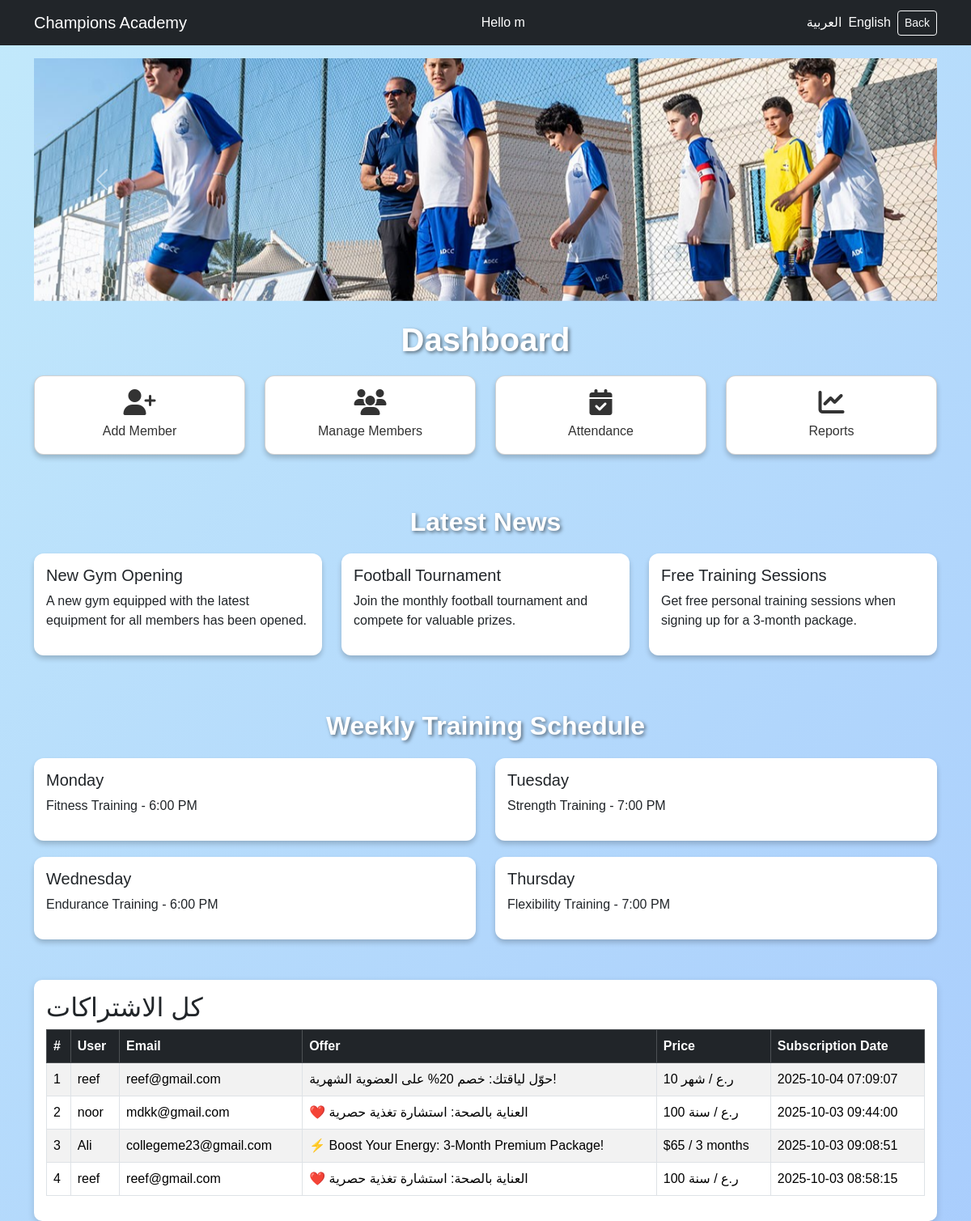
The app's page /homepage.php?lang=en (signed in) with its own data.
### tables this page shows
CREATE TABLE `subscriptions` (
  `id` int(11) NOT NULL,
  `user_id` int(11) NOT NULL,
  `offer_id` int(11) NOT NULL,
  `offer_title` varchar(255) NOT NULL,
  `price` varchar(50) DEFAULT NULL,
  `subscription_date` timestamp NOT NULL DEFAULT current_timestamp()
);

CREATE TABLE `users` (
  `id` int(11) NOT NULL,
  `FirstName` varchar(50) NOT NULL,
  `lastName` varchar(50) NOT NULL,
  `username` varchar(50) NOT NULL,
  `email` varchar(50) NOT NULL,
  `password` varchar(255) NOT NULL,
  `role` varchar(20) NOT NULL DEFAULT 'user',
  `activity` varchar(50) NOT NULL DEFAULT 'كرة القدم'
);

### public/homepage.php (the view, shortened to what this page needs)
<?php
include("../config/connect.php");
$lang = $_SESSION['lang'];
$dir = $lang === 'ar' ? 'rtl' : 'ltr';
$subscriptions = [];
if ($_SESSION['role'] === 'admin') {
    $stmt = $conn->prepare("SELECT u.firstName, u.email, s.offer_title, s.price, s.subscription_date FROM subscriptions s JOIN users u ON s.user_id=u.id ORDER BY subscription_date DESC");
    $stmt->execute();
    $result = $stmt->get_result();
    while ($row = $result->fetch_assoc()) $subscriptions[] = $row;
}
?>
<!DOCTYPE html>
<html lang="<?= $lang ?>" dir="<?= $dir ?>">
<head>
<link href="https://cdn.jsdelivr.net/npm/bootstrap@5.3.2/dist/css/bootstrap.min.css" rel="stylesheet">
<link rel="stylesheet" href="https://cdnjs.cloudflare.com/ajax/libs/font-awesome/6.5.1/css/all.min.css">
</head>
<body>
<nav class="navbar navbar-expand-lg navbar-dark bg-dark">
  <div class="container d-flex justify-content-between align-items-center">
    <a class="navbar-brand" href="../public/homepage.php"><?= $texts[$lang]['brand'] ?></a>
    <span class="text-white mx-auto"><?= $texts[$lang]['hello'] ?> <?= $_SESSION['firstName']; ?></span>
    <div class="d-flex align-items-center gap-2">
      <a class="nav-link text-white" href="?lang=ar">العربية</a>
      <a class="nav-link text-white" href="?lang=en">English</a>
      <a href="../public/index.php" class="btn btn-outline-light btn-sm"><?= $texts[$lang]['logout'] ?></a>
    </div>
  </div>
</nav>
<div class="container mt-3">
  <div id="mainCarousel" class="carousel slide mb-4" data-bs-ride="carousel">
    <div class="carousel-inner">
      <div class="carousel-item active"><img src="../image/adcc-football-academy10.jpg" class="d-block w-100" alt="Image 1"></div>
    </div>
    <button class="carousel-control-prev" type="button" data-bs-target="#mainCarousel" data-bs-slide="prev">
      <span class="carousel-control-prev-icon" aria-hidden="true"></span>
    </button>
    <button class="carousel-control-next" type="button" data-bs-target="#mainCarousel" data-bs-slide="next">
      <span class="carousel-control-next-icon" aria-hidden="true"></span>
    </button>
  </div>
  <h1 class="section-title"><?= $texts[$lang]['welcome'] ?></h1>
  <div class="row justify-content-center mb-5">
    <?php if ($_SESSION['role'] == 'admin') { ?>
        <div class="col-md-3 mb-3"><div class="card text-center p-3"><a href="../members/add_member.php"><i class="fas fa-user-plus fa-2x mb-2"></i><br><?= $texts[$lang]['addMember'] ?></a></div></div>
        <div class="col-md-3 mb-3"><div class="card text-center p-3"><a href="view_members.php"><i class="fas fa-users fa-2x mb-2"></i><br><?= $texts[$lang]['manageMembers'] ?></a></div></div>
        <div class="col-md-3 mb-3"><div class="card text-center p-3"><a href="../attendance/attendance.php"><i class="fas fa-calendar-check fa-2x mb-2"></i><br><?= $texts[$lang]['attendance'] ?></a></div></div>
        <div class="col-md-3 mb-3"><div class="card text-center p-3"><a href="../reports/reports.php"><i class="fas fa-chart-line fa-2x mb-2"></i><br><?= $texts[$lang]['reports'] ?></a></div></div>
    <?php } else { ?>
        <div class="col-md-3 mb-3"><div class="card text-center p-3"><a href="../payments/offers.php"><i class="fas fa-gift fa-2x mb-2"></i><br><?= $texts[$lang]['offers'] ?></a></div></div>
    <?php } ?>
  </div>
  <h2 class="section-title"><?= $texts[$lang]['latestNews'] ?></h2>
  <div class="row">
    <div class="col-md-4"><div class="news-card"><h5><?= $texts[$lang]['news1_title'] ?></h5><p><?= $texts[$lang]['news1_desc'] ?></p></div></div>
    <div class="col-md-4"><div class="news-card"><h5><?= $texts[$lang]['news2_title'] ?></h5><p><?= $texts[$lang]['news2_desc'] ?></p></div></div>
    <div class="col-md-4"><div class="news-card"><h5><?= $texts[$lang]['news3_title'] ?></h5><p><?= $texts[$lang]['news3_desc'] ?></p></div></div>
  </div>
  <h2 class="section-title mt-5"><?= $texts[$lang]['weeklySchedule'] ?></h2>
  <div class="row">
    <div class="col-md-6"><div class="schedule-card"><h5><?= $texts[$lang]['day1'] ?></h5><p><?= $texts[$lang]['day1_schedule'] ?></p></div></div>
    <div class="col-md-6"><div class="schedule-card"><h5><?= $texts[$lang]['day2'] ?></h5><p><?= $texts[$lang]['day2_schedule'] ?></p></div></div>
    <div class="col-md-6"><div class="schedule-card"><h5><?= $texts[$lang]['day3'] ?></h5><p><?= $texts[$lang]['day3_schedule'] ?></p></div></div>
    <div class="col-md-6"><div class="schedule-card"><h5><?= $texts[$lang]['day4'] ?></h5><p><?= $texts[$lang]['day4_schedule'] ?></p></div></div>
  </div>
  <?php if ($_SESSION['role']==='admin'): ?>
    <div class="table-container">
      <h2>كل الاشتراكات</h2>
      <table class="table table-bordered table-striped">
        <thead class="table-dark">
          <tr>
            <th><?= $texts[$lang]['table_number'] ?></th>
            <th><?= $texts[$lang]['table_user'] ?></th>
            <th><?= $texts[$lang]['table_email'] ?></th>
            <th><?= $texts[$lang]['table_offer'] ?></th>
            <th><?= $texts[$lang]['table_price'] ?></th>
            <th><?= $texts[$lang]['table_date'] ?></th>
          </tr>
        </thead>
        <tbody>
          <?php $i=1; foreach($subscriptions as $sub): ?>
          <tr>
            <td><?= $i++ ?></td>
            <td><?= $sub['firstName'] ?></td>
            <td><?= $sub['email'] ?></td>
            <td><?= $sub['offer_title'] ?></td>
            <td><?= $sub['price'] ?></td>
            <td><?= $sub['subscription_date'] ?></td>
          </tr>
          <?php endforeach; ?>
        </tbody>
      </table>
    </div>
  <?php endif; ?>
</div>
</body>
</html>

### public/homepage.php (style rules this page uses)
body { margin: 0; font-family: "Poppins", sans-serif; background: linear-gradient(-45deg, #ff9a9e, #fad0c4, #a1c4fd, #c2e9fb); background-size: 400% 400%; animation: gradientBG 15s ease infinite; }
.card { border-radius: 12px; box-shadow: 0 4px 6px rgba(0,0,0,0.2); transition: transform 0.3s; }
.card a { text-decoration: none; color: #333; }
.section-title { color: #fff; font-weight: bold; margin-bottom: 20px; text-align: center; text-shadow: 2px 2px 4px rgba(0,0,0,0.5); }
.news-card, .schedule-card { border-radius: 12px; padding: 15px; background: #fff; margin-bottom: 20px; box-shadow: 0 4px 6px rgba(0,0,0,0.2); transition: transform 0.3s; }
.navbar-brand, .nav-link { color: #fff !important; white-space: nowrap; }
.table-container { background:#fff; padding:15px; border-radius:10px; box-shadow:0 3px 8px rgba(0,0,0,0.15); margin-top:30px; }
.carousel-item img { max-height:300px; object-fit:cover; }

### records on screen
subscriptions: user.FirstName "reef", user.email "reef@gmail.com", offer_title "حوّل لياقتك: خصم 20% على العضوية الشهرية!", price "10 ر.ع / شهر", subscription_date "2025-10-04 07:09:07"
subscriptions: user.FirstName "noor", user.email "mdkk@gmail.com", offer_title "❤️ العناية بالصحة: استشارة تغذية حصرية", price "100 ر.ع / سنة", subscription_date "2025-10-03 09:44:00"
subscriptions: user.FirstName "Ali", user.email "collegeme23@gmail.com", offer_title "⚡ Boost Your Energy: 3-Month Premium Package!", price "$65 / 3 months", subscription_date "2025-10-03 09:08:51"
subscriptions: user.FirstName "reef", user.email "reef@gmail.com", offer_title "❤️ العناية بالصحة: استشارة تغذية حصرية", price "100 ر.ع / سنة", subscription_date "2025-10-03 08:58:15"

### other values on screen
$texts[$lang]['brand'] "Champions Academy"
$texts[$lang]['hello'] "Hello"
$_SESSION['firstName'] "m"
$texts[$lang]['logout'] "Back"
$texts[$lang]['welcome'] "Dashboard"
$texts[$lang]['addMember'] "Add Member"
$texts[$lang]['manageMembers'] "Manage Members"
$texts[$lang]['attendance'] "Attendance"
$texts[$lang]['reports'] "Reports"
$texts[$lang]['latestNews'] "Latest News"
$texts[$lang]['news1_title'] "New Gym Opening"
$texts[$lang]['news1_desc'] "A new gym equipped with the latest equipment for all members has been opened."
$texts[$lang]['news2_title'] "Football Tournament"
$texts[$lang]['news2_desc'] "Join the monthly football tournament and compete for valuable prizes."
$texts[$lang]['news3_title'] "Free Training Sessions"
